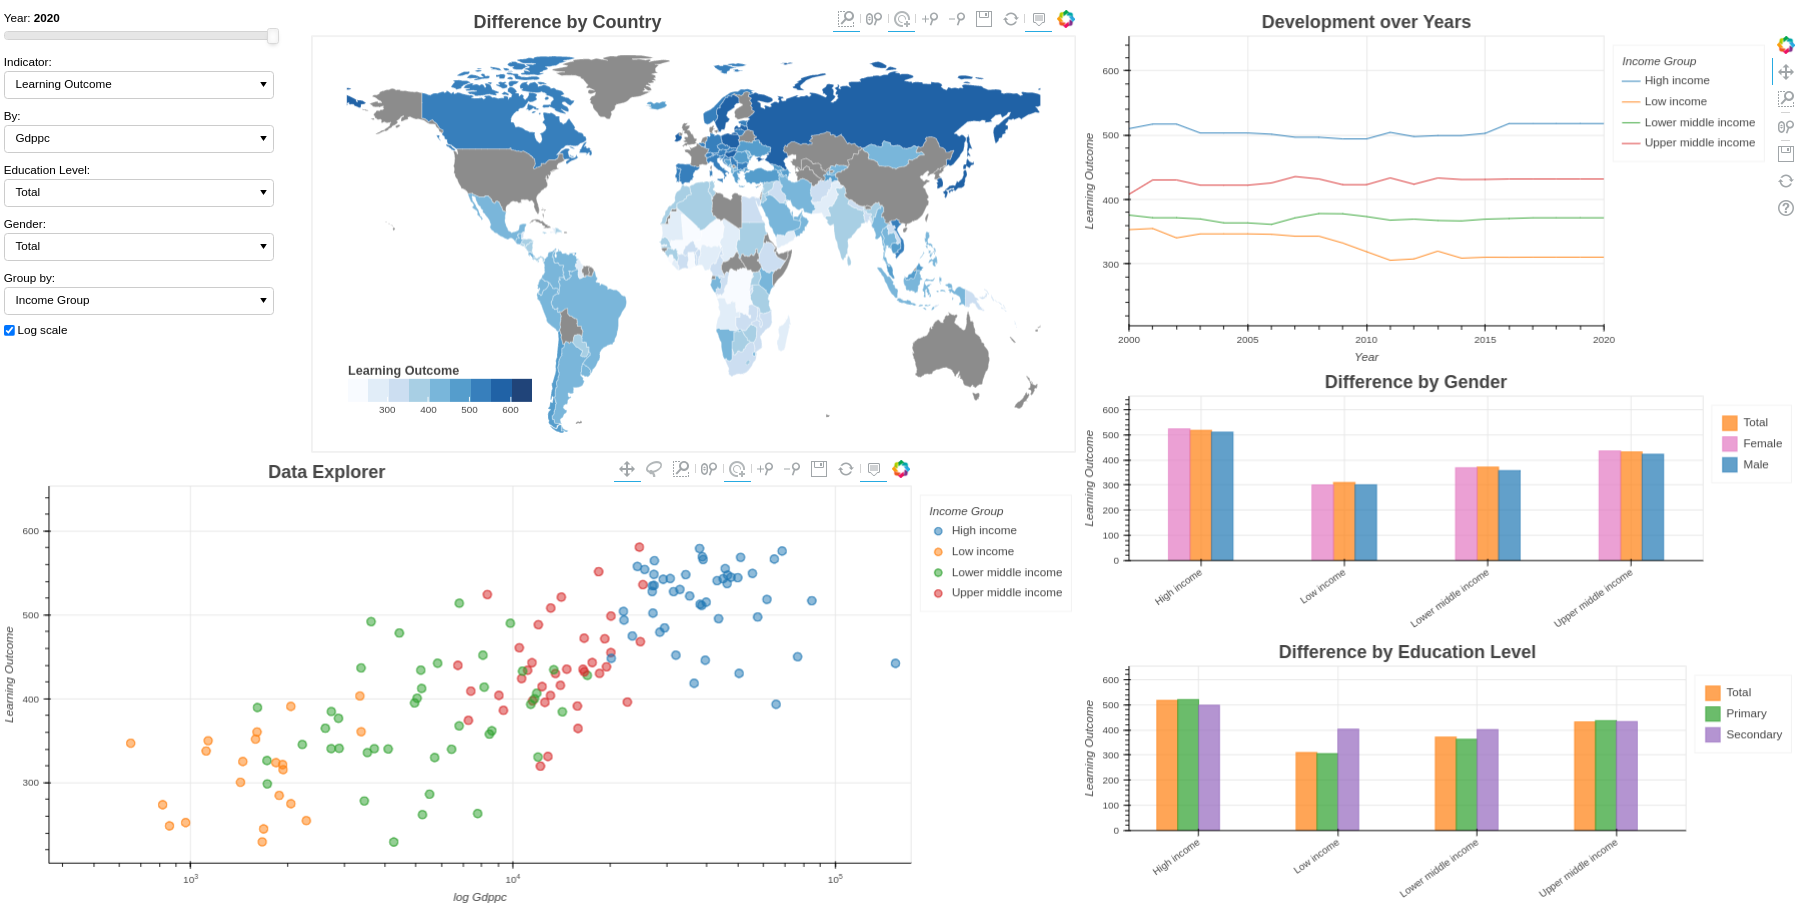

Recreate this plot in Python.
from bokeh.transform import factor_cmap
from bokeh.models import Legend, LinearColorMapper, CategoricalColorMapper
from bokeh.palettes import Category10, Category20, Blues9
from bokeh.layouts import column, row, layout
from bokeh.models import ColumnDataSource, GeoJSONDataSource, Slider, Select, ColorBar, CheckboxGroup
from bokeh.plotting import figure, curdoc
from bokeh.transform import dodge
import pandas as pd
from data import get_merged_data, get_geo_data
from config import Config

# load datasets
df = get_merged_data()
df_geo = get_geo_data()

settings = Config(df)


# define helper functions:
def color_by_group(group):
    color_mapper = CategoricalColorMapper(
        palette=Category10[len(settings.GROUPS[select_group.value])],
        factors=settings.GROUPS[select_group.value]
    )
    return color_mapper.palette[color_mapper.factors.index(group)]


def color_sequential(n, i):
    if n < 10:
        colors = Category10[10]
        return colors[i % 10]
    else:
        colors = Category20[20]
        return colors[i % 20]


def indicator_col(indicator=None, level=None, gender=None):
    if not indicator:
        indicator = select_indicator.value
    if not level:
        level = select_level.value
    if not gender:
        gender = select_gender.value
    return '_'.join([indicator, level, gender])


def select_range(config, indicator, level=None, gender=None):
    if config[indicator]['range'] == 'rate':
        min, max = 0, 105
    else:
        min = df[indicator_col(indicator, level, gender)].min() * 0.9
        max = df[indicator_col(indicator, level, gender)].max() * 1.1

    return min, max


def format_label(indicator, x_label=False):
    words = indicator.split('_')
    formatted = ' '.join([word.capitalize() for word in words])
    if x_label:
        if 0 in checkbox_group.active:
            formatted = 'log ' + formatted
    return formatted


def create_slider_widget(title, options):
    return Slider(
        title=title,
        value=options[-1],
        start=options[0],
        end=options[-1],
        step=1
    )


def create_select_widget(title, options):
    value = options[0]
    return Select(
        title=title,
        value=value,
        options=format_options(options)
    )


def create_checkbox_widget(labels, active):
    return CheckboxGroup(
        labels=labels,
        active=active
    )


def create_options(type, options):
    restricted_options = options.copy()
    for value in settings.INDICATORS[select_indicator.value][f'{type}_not_present']:
        if value in restricted_options:
            restricted_options.remove(value)
    for value in settings.BY[select_by.value][f'{type}_not_present']:
        if value in restricted_options:
            restricted_options.remove(value)
    return restricted_options


def format_options(options):
    return [(option, format_label(option)) for option in options]


def geo_index(selected_countries):
    index = []
    geo_country_codes = list(subset_geo.reset_index()['country_code'].values)
    for country in selected_countries:
        if country in geo_country_codes:
            index.append(geo_country_codes.index(country))
    return index


def update_view(attr, old, new):
    dashboard.children[0].children[0].children[0].children[1] = choropleth()
    dashboard.children[0].children[0].children[1] = scatter()
    dashboard.children[0].children[1].children[0] = line_chart()
    dashboard.children[0].children[1].children[1] = bar_chart_gender()
    dashboard.children[0].children[1].children[2] = bar_chart_level()


def update_by_select(attr, old, new):
    data = source.to_df().iloc[new]
    selected_countries = data['country_code'].values
    dashboard.children[0].children[1].children[0] = line_chart(selected_countries)
    dashboard.children[0].children[1].children[1] = bar_chart_gender(data)
    dashboard.children[0].children[1].children[2] = bar_chart_level(data)
    geo_source.selected.indices = geo_index(selected_countries)


def update_data(attr, old, new):
    subset = df.xs(slider_year.value, level='year')
    subset_geo = df_geo.join(subset, on='country_code')
    source.data = subset
    geo_source.geojson = subset_geo.to_json()
    update_view(attr, old, new)


def update_view_tools(attr, old, new):
    if settings.BY[select_by.value]['scale'] == 'log':
        if 0 not in checkbox_group.active:
            checkbox_group.active.append(0)
    else:
        checkbox_group.active.remove(0)
    level_options = create_options('level', settings.LEVELS)
    select_level.options = format_options(level_options)
    select_level.value = level_options[0]
    gender_options = create_options('gender', settings.GENDER)
    select_gender.options = format_options(gender_options)
    select_gender.value = gender_options[0]
    update_view(attr, old, new)


def create_tooltips(values):
    tooltips = [(format_label(value), '@' + indicator_col(value)) for value in values]
    tooltips.insert(0, ('Country', '@country_name'))
    return tooltips


subset = df.xs(settings.DATES[-1], level='year')
subset_geo = df_geo.join(subset, on='country_code')
source = ColumnDataSource(subset)
geo_source = GeoJSONDataSource(geojson=subset_geo.to_json())

# define widgets
slider_year = create_slider_widget('Year', settings.DATES)
select_indicator = create_select_widget('Indicator:', list(settings.INDICATORS.keys()))
select_by = create_select_widget('By:', list(settings.BY.keys()))
select_group = create_select_widget('Group by:', settings.GROUP_BY)
select_level = create_select_widget('Education Level:', create_options('level', settings.LEVELS))
select_gender = create_select_widget('Gender:', create_options('gender', settings.GENDER))
checkbox_group = create_checkbox_widget(['Log scale'], [0])

# add callbacks to widgets
slider_year.on_change('value', update_data)
select_indicator.on_change('value', update_view_tools)
select_by.on_change('value', update_view_tools)
select_group.on_change('value', update_view)
select_level.on_change('value', update_data)
select_gender.on_change('value', update_data)
checkbox_group.on_change('active', update_view)
source.selected.on_change('indices', update_by_select)


# scatterplot function
def scatter():
    fig = figure(
        height=settings.COL1_HEIGHT,
        width=settings.COL1_WIDTH,
        tools='hover,tap,pan,box_zoom,wheel_zoom,zoom_in,zoom_out,lasso_select,save,reset',
        toolbar_location='above',
        x_axis_type='log' if 0 in checkbox_group.active else 'linear',
        y_range=select_range(settings.INDICATORS, select_indicator.value),
        x_range=select_range(settings.BY, select_by.value))
    fig.yaxis.axis_label = format_label(select_indicator.value)
    fig.xaxis.axis_label = format_label(select_by.value, x_label=True)
    fig.add_layout(Legend(), 'right')
    fig.legend.title = format_label(select_group.value)
    fig.title.text = 'Data Explorer'
    fig.title.align = 'center'
    fig.title.text_font_size = '20px'

    # set tooltips
    fig.hover.tooltips = create_tooltips([select_indicator.value, select_by.value])

    # create scatterplot
    fig.scatter(
        x=indicator_col(select_by.value),
        y=indicator_col(select_indicator.value),
        source=source,
        color=factor_cmap(
            field_name=select_group.value,
            palette=Category10[len(settings.GROUPS[select_group.value])],
            factors=settings.GROUPS[select_group.value]),
        size=9,
        hover_line_color='black',
        legend_group=select_group.value,
        fill_alpha=0.5)

    return fig


# chropleth function
def choropleth():
    fig = figure(
        height=settings.COL1_HEIGHT,
        width=settings.COL1_WIDTH - settings.TOOL_WIDTH,
        tools='hover,tap,wheel_zoom,box_zoom,zoom_in,zoom_out,save,reset',
        toolbar_location='above',
        x_axis_location=None,
        y_axis_location=None)
    fig.grid.visible = False
    fig.title.text = 'Difference by Country'
    fig.title.align = 'center'
    fig.title.text_font_size = '20px'

    low, high = select_range(settings.INDICATORS, select_indicator.value)
    color_mapper = LinearColorMapper(
        palette=list(reversed(Blues9)),
        low=low,
        high=high)

    fig.patches(
        xs='xs',
        ys='ys',
        source=geo_source,
        fill_alpha=0.9,
        fill_color={'field': indicator_col(select_indicator.value), 'transform': color_mapper},
        line_color='white',
        line_width=0.3,
        hover_line_color='black',
    )

    # set tooltips
    fig.hover.tooltips = create_tooltips([select_indicator.value, select_by.value])

    color_bar = ColorBar(
        color_mapper=color_mapper,
        location='bottom_left', orientation='horizontal',
        title=format_label(select_indicator.value),
        title_text_font_size='14px', title_text_font_style='bold',
        scale_alpha=0.9,
        background_fill_alpha=0.0)
    fig.add_layout(color_bar)

    return fig


def line_chart(countries=[]):
    fig = figure(
        height=settings.COL2_HEIGHT1,
        width=settings.COL2_WIDTH,
        x_range=(settings.DATES[0], settings.DATES[-1]),
        y_range=select_range(settings.INDICATORS, select_indicator.value)
    )
    fig.xaxis.axis_label = 'Year'
    fig.yaxis.axis_label = format_label(select_indicator.value)
    fig.add_layout(Legend(), 'right')
    fig.legend.title = format_label(select_group.value)
    fig.title.text = 'Development over Years'
    fig.title.align = 'center'
    fig.title.text_font_size = '20px'

    if len(countries) < 1:
        data = df.groupby([select_group.value, 'year']).mean().reset_index()
        for group in settings.GROUPS[select_group.value]:
            fig.line(
                'year',
                indicator_col(),
                source=ColumnDataSource(data[data[select_group.value] == group]),
                color=color_by_group(group),
                legend_group=select_group.value,
            )

    else:
        n = len(countries)
        for i, country in enumerate(countries):
            fig.line(
                'year',
                indicator_col(),
                source=ColumnDataSource(df.xs(country, level='country_code')),
                color=color_sequential(n, i),
                legend_group='country_name',
            )
        fig.legend.title = format_label('country_name')

    return fig


def bar_chart_gender(data=pd.DataFrame()):
    dodge_values = [0.0, -0.15, 0.15]

    if data.shape[0] < 1:
        source = ColumnDataSource(df.xs(slider_year.value, level='year')
                                  .groupby([select_group.value]).mean().reset_index())

        fig = figure(
            height=settings.COL2_HEIGHT2,
            width=settings.COL2_WIDTH,
            x_range=source.data[select_group.value],
            y_range=(0, select_range(settings.INDICATORS, select_indicator.value)[1]),
            toolbar_location=None,
            tools=''
        )

        for i, (gender, label) in enumerate(select_gender.options):
            fig.vbar(
                x=dodge(select_group.value, dodge_values[i], range=fig.x_range),
                top=indicator_col(gender=gender),
                source=source,
                width=0.15,
                color=settings.GENDER_COLORS[gender],
                alpha=0.7,
                legend_label=label
            )

    else:
        fig = figure(
            height=settings.COL2_HEIGHT2,
            width=settings.COL2_WIDTH,
            x_range=data['country_name'],
            y_range=(0, select_range(settings.INDICATORS, select_indicator.value)[1]),
            toolbar_location=None,
            tools=''
        )

        source = ColumnDataSource(data=data)
        for i, (gender, label) in enumerate(select_gender.options):
            fig.vbar(
                x=dodge('country_name', dodge_values[i], range=fig.x_range),
                top=indicator_col(gender=gender),
                source=source,
                width=0.15,
                color=settings.GENDER_COLORS[gender],
                alpha=0.7,
                legend_label=label
            )
    fig.add_layout(Legend(items=fig.legend.items), 'right')
    fig.legend[1].visible = False
    fig.xaxis.major_label_orientation = 120
    fig.yaxis.axis_label = format_label(select_indicator.value)
    fig.title.text = 'Difference by Gender'
    fig.title.align = 'center'
    fig.title.text_font_size = '20px'

    return fig


def bar_chart_level(data=pd.DataFrame()):
    dodge_values = [-0.225, -0.075, 0.075, 0.225]

    if data.shape[0] < 1:
        source = ColumnDataSource(df.xs(slider_year.value, level='year')
                                  .groupby([select_group.value]).mean().reset_index())

        fig = figure(
            height=settings.COL2_HEIGHT2,
            width=settings.COL2_WIDTH,
            x_range=source.data[select_group.value],
            y_range=(0, select_range(settings.INDICATORS, select_indicator.value)[1]),
            toolbar_location=None,
            tools=''
        )

        for i, (level, label) in enumerate(select_level.options):
            fig.vbar(
                x=dodge(select_group.value, dodge_values[i], range=fig.x_range),
                top=indicator_col(level=level),
                source=source,
                width=0.15,
                color=settings.LEVEL_COLORS[level],
                alpha=0.7,
                legend_label=label
            )
    else:
        fig = figure(
            height=settings.COL2_HEIGHT2,
            width=settings.COL2_WIDTH,
            x_range=data['country_name'],
            y_range=(0, select_range(settings.INDICATORS, select_indicator.value)[1]),
            toolbar_location=None,
            tools=''
        )

        source = ColumnDataSource(data=data)

        for i, (level, label) in enumerate(select_level.options):
            fig.vbar(
                x=dodge('country_name', dodge_values[i], range=fig.x_range),
                top=indicator_col(level=level),
                source=source,
                width=0.15,
                color=settings.LEVEL_COLORS[level],
                alpha=0.7,
                legend_label=label
            )
    fig.add_layout(Legend(items=fig.legend.items), 'right')
    fig.legend[1].visible = False
    fig.xaxis.major_label_orientation = 120
    fig.yaxis.axis_label = format_label(select_indicator.value)
    fig.title.text = 'Difference by Education Level'
    fig.title.align = 'center'
    fig.title.text_font_size = '20px'

    return fig


# add tools and different plots to oune dashboard
tools = column(slider_year, select_indicator, select_by, select_level, select_gender, select_group, checkbox_group)
dashboard = layout(
    row(
        column(
            row(
                column(
                    tools,
                    width=settings.TOOL_WIDTH
                ),
                choropleth(),
                height=settings.COL1_HEIGHT
            ),
            row(scatter(), height=settings.COL1_HEIGHT),
            width=settings.COL1_WIDTH
        ),
        column(
            row(line_chart(), height=settings.COL2_HEIGHT1),
            row(bar_chart_gender(), height=settings.COL2_HEIGHT2),
            row(bar_chart_level(), height=settings.COL2_HEIGHT2),
            width=settings.COL2_WIDTH
        )
    )
)

curdoc().add_root(dashboard)
curdoc().title = 'World Education Dashboard'
